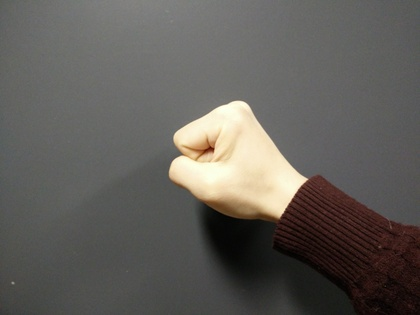
%> input picture IMG20150202215808.jpg, 420 x 315 px, shrunk from 4160 x 3120 before the run
$ octave --eval "result = skinDetect2func(imread('IMG20150202215808.jpg'));"   (GNU Octave 9; MATLAB toolbox functions it lacks are replaced by stand-ins)
%> lines starting %> are read from the running program, lines starting %| are printed output that depends on the picture; in (x1, y1, x2, y2) boxes, pixels count from 0 and x2, y2 are one past the last pixel; in counts of white or black regions, pixels touching at a corner belong together; the program's own positions count from 1
%skin detect return pixels
function out=skinDetect2func(img)

imshow(img);
sz=size(img);
%> sz = [315 420 3]
r=1;g=2;b=3;y=1;u=2;v=3;
yuv=img;
%> yuv is the input picture: size 315x420x3 uint8; mean R, G, B 97.7, 94.5, 89.8
region=yuv;

for i=1:sz(1)
    for j=1:sz(2)
        yuv(i,j,y)=(img(i,j,r)+2*img(i,j,g)+img(i,j,b))/4;
        yuv(i,j,u)=img(i,j,r)-img(i,j,g);
        yuv(i,j,v)=img(i,j,b)-img(i,j,g);
    end
end
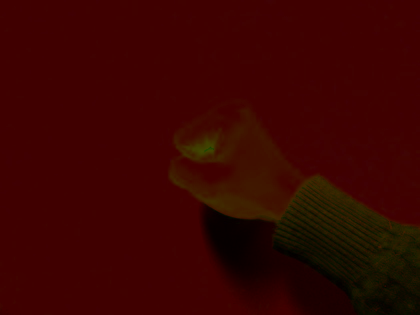
%> yuv: size 315x420x3 uint8; mean R, G, B 58, 3.7, 0.1

for i=1:sz(1)
    for j=1:sz(2)
        if yuv(i,j,u)>20 && yuv(i,j,u)<74
            region(i,j,r)=255;
            region(i,j,g)=255;
            region(i,j,b)=255;

        else
            region(i,j,r)=0;
            region(i,j,g)=0;
            region(i,j,b)=0;
        end
    end
end
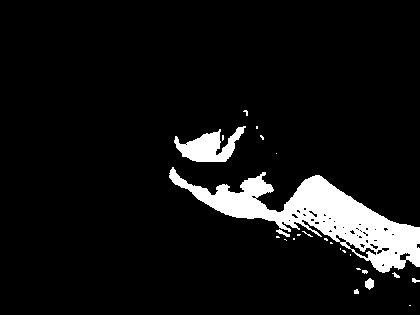
%> region: size 315x420x3 uint8; 7.7% white; 25 white regions (18 under 20 px), largest, box (x1, y1, x2, y2) and area: (169, 167, 420, 273) 8556, (174, 126, 246, 162) 1296, (365, 278, 374, 290) 78

out=region;

%filtering
out=im2bw(out);
out=bwareaopen(out,100);
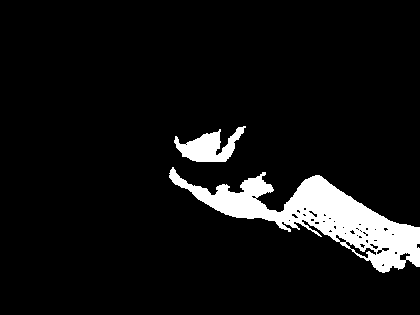
%> out: size 315x420 logical; 7.4% white; 2 white regions, box (x1, y1, x2, y2) and area: (169, 167, 420, 273) 8556, (174, 126, 246, 162) 1296
out=imdilate(out,strel('diamond',4));
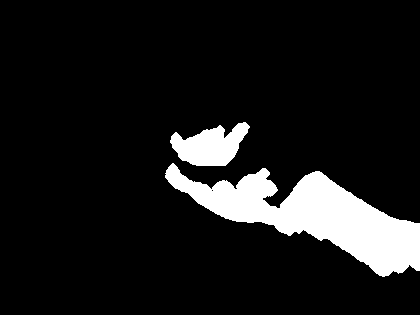
%> out: size 315x420 logical; 10.3% white; 2 white regions, box (x1, y1, x2, y2) and area: (165, 163, 420, 277) 11533, (170, 122, 250, 166) 2158

%retain largest only
res=out;
cc=bwconncomp(res);
%> cc = 2 connected components
arr=(cellfun('length',cc.PixelIdxList));
%> arr = [11533 2158]

newLabel=res;
if ~isempty(round(arr))
    msz=0;
    for i=1:length(arr)
        if msz<arr(i:i)
            msz=arr(i:i);
            index=i;
        end
    end
%> this loop made 2 passes
%> (msz, index) on pass 1: (11533, 1)

    labels=labelmatrix(cc);
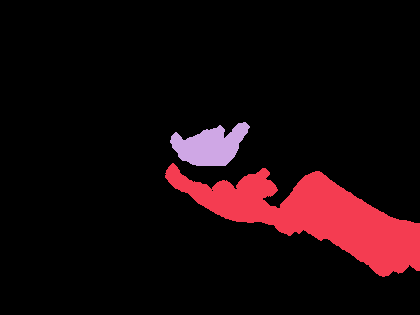
%> labels: size 315x420 uint8; 3 distinct labels, from 0 to 2; one colour per label, 0 black
    newLabel=(labels==index);
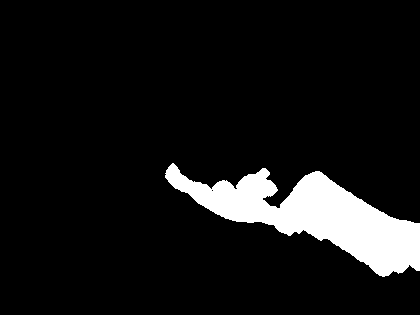
%> newLabel: size 315x420 logical; 8.7% white; 1 white region, box (x1, y1, x2, y2) and area: (165, 163, 420, 277) 11533
    out=newLabel;
end
out=imfill(out,'holes');
%> out: size 315x420 logical; 8.7% white; 1 white region, box (x1, y1, x2, y2) and area: (165, 163, 420, 277) 11534
end

$ run again, on f_fail_1.jpg
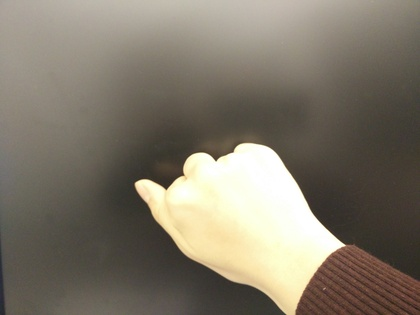
%> input picture f_fail_1.jpg, 420 x 315 px, shrunk from 4160 x 3120 before the run
%> in skinDetect2func, yuv is the input picture: size 315x420x3 uint8; mean R, G, B 127.3, 119.8, 106
%> after the loop in skinDetect2func, `for i=1:sz(1)`:
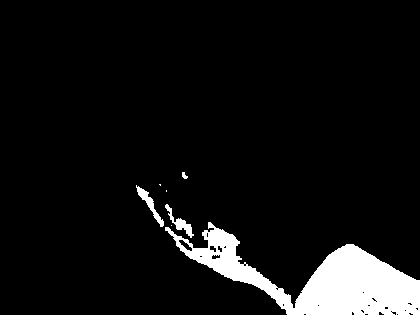
%> region: size 315x420x3 uint8; 7.2% white; 7 white regions (3 under 20 px), largest, box (x1, y1, x2, y2) and area: (165, 222, 420, 315) 9027, (136, 185, 164, 227) 269, (165, 204, 194, 238) 247, (182, 172, 188, 179) 27
%> in skinDetect2func, `out=imdilate(out,strel('diamond',4));`:
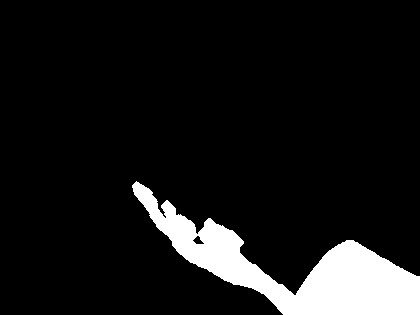
%> out: size 315x420 logical; 9.4% white; 1 white region, box (x1, y1, x2, y2) and area: (132, 181, 420, 315) 12399
%> cc = 1 connected component
%> arr = 12399
%> the loop in skinDetect2func, `for i=1:length(arr)` made 1 pass
%> (msz, index) on pass 1: (12399, 1)
